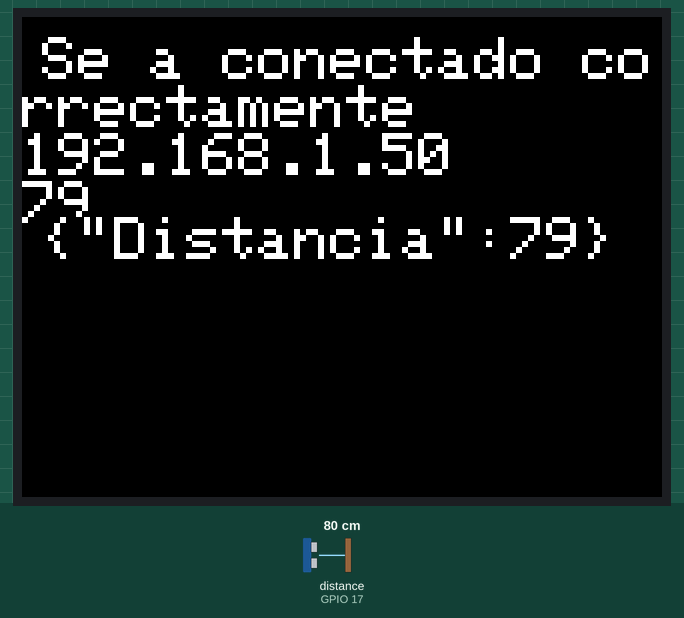
Simulated run of this sketch. Board: ESP32. Parts: 320×240 colour display. Wiring (inferred from the names in the program): ultrasonic range finder: trigger GPIO 16; echo GPIO 17. The inputs (shaded band) are chosen by the test bench; at power-on: distance to the obstacle (sensor on GPIO 17) 80 cm. The echo pulse lasts 58.3 µs per cm; WiFi joins after 1.5 s; servers stay silent unless stated; what the sketch prints to the serial monitor is not drawn.

Above: at 2.8 s.
2.9 s: distance to the obstacle (sensor on GPIO 17) set to 2 cm
At 4.9 s:
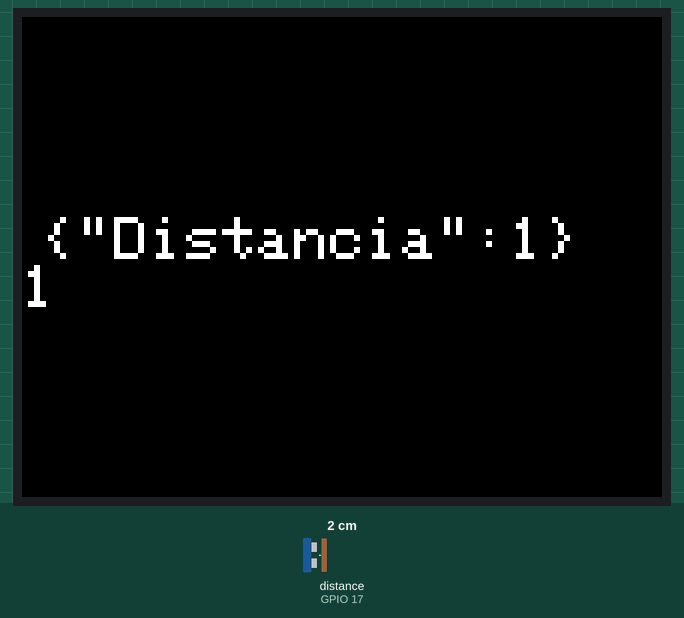
9.0 s: distance to the obstacle (sensor on GPIO 17) set to 4 cm
At 10.9 s:
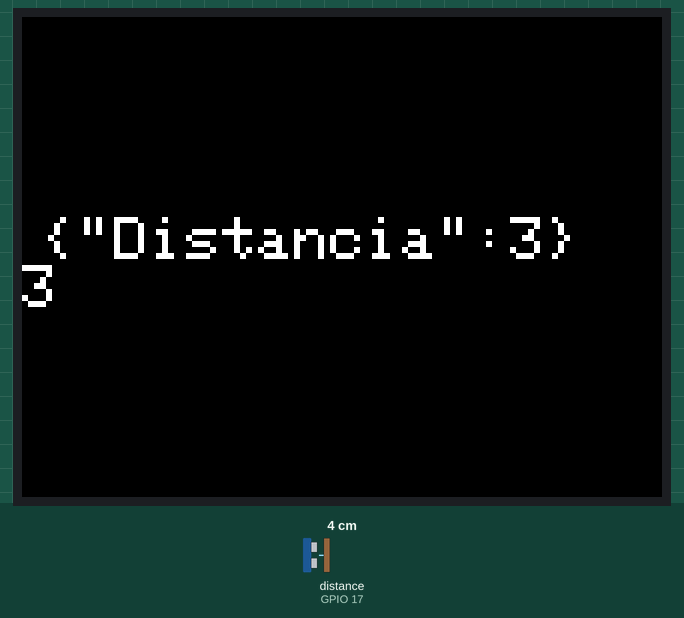
13.5 s: distance to the obstacle (sensor on GPIO 17) set to 9 cm
At 15.6 s:
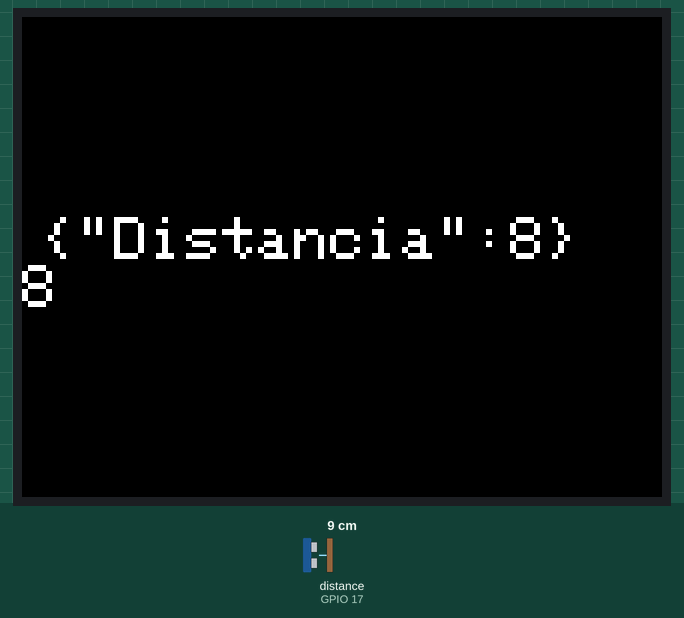
Timing chart, 0 to 17.1 s (numbered marks = the images above; inputs shaded):
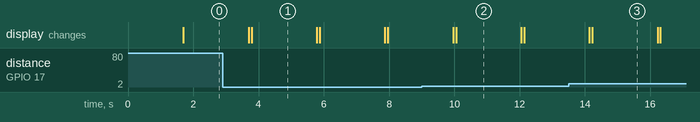

The sketch:

codigoArduino.ino
```cpp
#include <M5Stack.h>
#include "WiFi.h"
#include "AsyncUDP.h"
#include <ArduinoJson.h>
//-----------------Configuración wifi-------------
const char* ssid = "Rusell pagame";
const char* password = "123456789";
//-----------------Sensor Ultrasonido-----------
// Declaro los pines del sensor de ultrasonidos
#define trigPin 16
#define echoPin 17

// Defino la velocidad del sonido
#define velocidadSonido 0.034

// Declarar varables para el sensor de ultrasonido
long duracion;
int distancia;

//------------------Declaro udp---------------------
AsyncUDP udp;
//Formato json
StaticJsonDocument<200> jsonBuffer;
//Array donde se guarda la información
char texto[200];

//-------------------------------------------------------------------------------------------
//                                      Setup
//-------------------------------------------------------------------------------------------
void setup() {
  //Inicio todo
  M5.begin();
  Serial.begin(115200);
  M5.Lcd.setTextSize(3);
  M5.Lcd.setCursor(10, 10);
  //Configurar los pines del sensor de ULTRASONIDOS
  pinMode(trigPin, OUTPUT); // Salida
  pinMode(echoPin, INPUT); //Entrada

  WiFi.mode(WIFI_STA);
  WiFi.begin(ssid, password);
  if (WiFi.waitForConnectResult() != WL_CONNECTED){
    M5.Lcd.println("Error al conectar a la WiFI");
    while(1){
      delay(1000);
    }
  }else{
    M5.Lcd.println("Se a conectado correctamente");
  }

  if(udp.listen(5678)){
    Serial.print("UDP escuchando en IP: ");
    M5.Lcd.println(WiFi.localIP());
    udp.onPacket([](AsyncUDPPacket packet){
      Serial.write(packet.data(), packet.length());
      M5.Lcd.println();
      M5.Lcd.clear();
    });
  }else{
    M5.Lcd.println("UDP no funciona");
  }

}
//------------------------------------------------------------------------------------------
//                                      Loop
//------------------------------------------------------------------------------------------
void loop() {
  sensorUltrasonido();

  //----------formato de envio de datos----------------
  jsonBuffer["Distancia"] = distancia;

  //---------Transformación de información------------
  serializeJson(jsonBuffer, texto);

  udp.broadcastTo(texto, 1234); // Enviar al puerto 1234
  M5.Lcd.setCursor(10, 100);
  Serial.print("Enviado: ");
  M5.Lcd.println(texto);
  delay(2000);
  M5.Lcd.clear();
}

//------------------------------------------------------------------------------------------
//                                Sensor Ultrasonido
//------------------------------------------------------------------------------------------
void sensorUltrasonido(){
  // borra el trigPin
  digitalWrite(trigPin, LOW);
  delayMicroseconds(2);
  // pone el pun trigPin en alto durante 10microsegundos
  digitalWrite(trigPin, HIGH);
  delayMicroseconds(10);
  digitalWrite(trigPin, LOW);

  // Lee el echoPin, y devuelve el tiempo que tarda el sonido en microsegundos
  duracion = pulseIn(echoPin, HIGH);

  // Calculo de la distancia
  distancia = duracion * velocidadSonido/2;

  M5.Lcd.println(distancia);
}
```

Measured:
- after the input at 9.0 s, the display: first differs from a run without the input after 1.1 s (image 2)
- after the input at 13.5 s, the display: first differs from a run without the input after 0.73 s (image 3)
- what the display in image 1 shows lasts 2.0 s, from 3.8 s to 5.8 s
